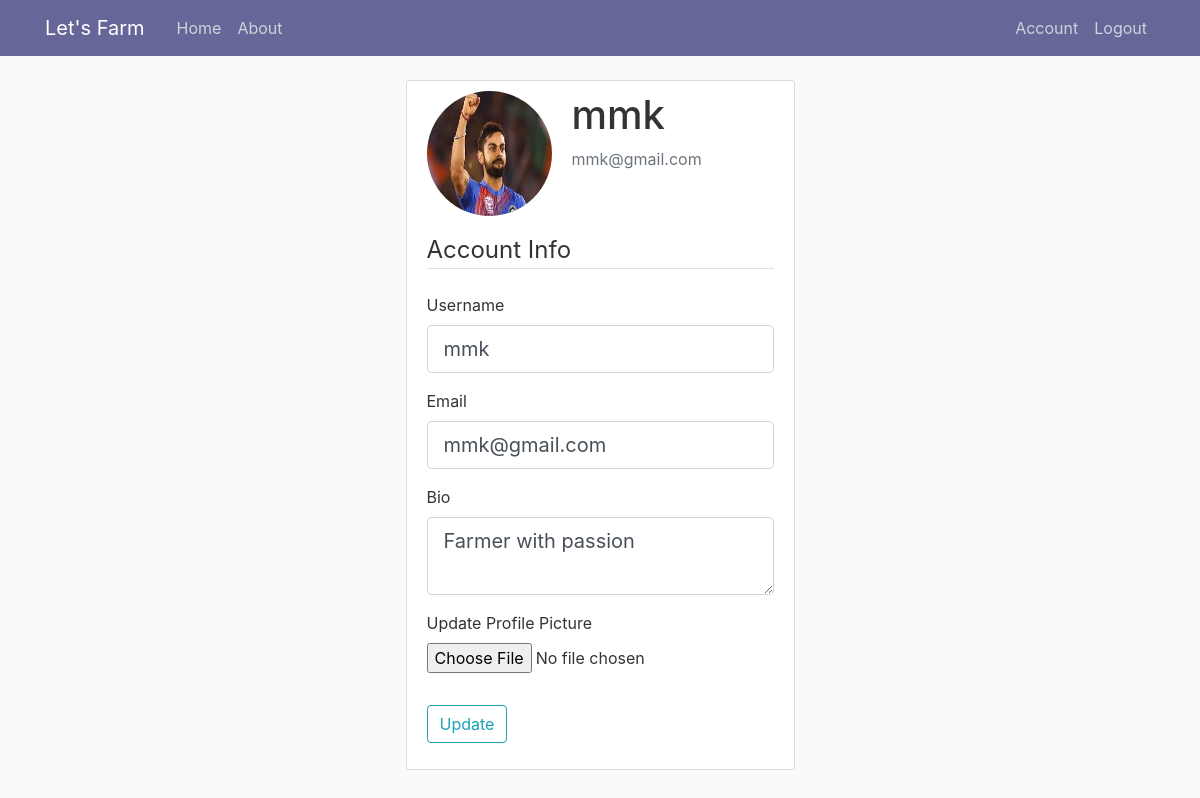
Page /account (signed in) on the committed database.
### community/models.py (models this page shows, shortened)
class User(db.Model, UserMixin):
	id = db.Column(db.Integer, primary_key = True)
	username = db.Column(db.String(20), unique = True, nullable = False)
	email = db.Column(db.String(120), unique = True, nullable = False)
	image_file = db.Column(db.String(20), nullable = False, default = 'default.jpg')
	password = db.Column(db.String(60), nullable = False, unique= False)
	bio = db.Column(db.String(200), nullable = True)
	posts = db.relationship('Post', backref = 'author', lazy = True)
	liked = db.relationship('PostLike', foreign_keys = 'PostLike.user_id', backref='user',lazy = 'dynamic')
	comments = db.relationship('Comment', backref= 'author', lazy = 'dynamic')

### community/routes.py (the view)
@app.route("/account", methods=['GET', 'POST'])
@login_required
def account():
	form = UpdateAccountForm()
	if form.validate_on_submit():
		if form.profile_pic.data:
			picture_file = save_picture(form.profile_pic.data)
			current_user.image_file = picture_file
		current_user.username = form.username.data
		current_user.email = form.email.data
		current_user.bio = form.bio.data
		db.session.commit()
		return redirect(url_for('account'))
	elif request.method == 'GET':
		form.username.data = current_user.username
		form.email.data = current_user.email
		form.bio.data = current_user.bio
	image_file = url_for('static', filename='Profile_pics/' + current_user.image_file)
	return render_template('account.html', title='Account',
						   image_file=image_file, form=form)

### community/forms.py (shortened to what this page needs)
class UpdateAccountForm(FlaskForm):
    username = StringField('Username',
                           validators=[DataRequired(), Length(min=2, max=20)])
    email = StringField('Email',
                        validators=[DataRequired(), Email()])
    bio = TextAreaField('Bio')
    profile_pic = FileField('Update Profile Picture', validators=[FileAllowed(['jpg', 'png','jpeg'])])
    submit = SubmitField('Update')

### community/models.py (called while the page is built)
@login.user_loader
def load_user(usr_id):
	return User.query.get(int(usr_id))

### community/templates/account.html (shortened to what this page needs)
{% extends "layout.html" %}
{% block content %}
<div class="row justify-content-center align-items-center">
     <div class="content-section">
      <div class="media">
        <img class="rounded-circle account-img" src="{{ image_file }}">
        <div class="media-body">
          <h2 class="account-heading">{{ current_user.username }}</h2>
          <p class="text-secondary">{{ current_user.email }}</p>
        </div>
      </div>
        <form method="POST" action="" enctype="multipart/form-data">
            <fieldset class="form-group">
                <legend class="border-bottom mb-4">Account Info</legend>
                <div class="form-group">
                    {{ form.username.label(class="form-control-label") }}
                    {% if form.username.errors %}
                        {{ form.username(class="form-control form-control-lg is-invalid") }}
                        <div class="invalid-feedback">
                            {% for error in form.username.errors %}
                                <span>{{ error }}</span>
                            {% endfor %}
                        </div>
                    {% else %}
                        {{ form.username(class="form-control form-control-lg") }}
                    {% endif %}
                </div>
                <div class="form-group">
                    {{ form.email.label(class="form-control-label") }}
                    {% if form.email.errors %}
                        {{ form.email(class="form-control form-control-lg is-invalid") }}
                        <div class="invalid-feedback">
                            {% for error in form.email.errors %}
                                <span>{{ error }}</span>
                            {% endfor %}
                        </div>
                    {% else %}
                        {{ form.email(class="form-control form-control-lg") }}
                    {% endif %}
                </div>
                <div class="form-group" rows = 3>
                    {{ form.bio.label(class="form-control-label") }}
                    {{ form.bio(class="form-control form-control-lg") }}
                </div>
                <div class="form-group">
                    {{ form.profile_pic.label() }}
                    {{ form.profile_pic(class="form-control-file") }}
                </div>
            </fieldset>
            <div class="form-group">
                {{ form.submit(class="btn btn-outline-info") }}
            </div>
        </form>
    </div>
</div>
{% endblock content %}

### community/static/main.css (style rules this page uses)
body { background: #fafafa; color: #333333; margin-top: 5rem; }
.content-section { background: #ffffff; padding: 10px 20px; border: 1px solid #dddddd; border-radius: 3px; margin-bottom: 20px; }
.account-img { height: 125px; width: 125px; margin-right: 20px; margin-bottom: 16px; }
.account-heading { font-size: 2.5rem; }

### rows in the picture
User: username "mmk", email "mmk@gmail.com", bio "Farmer with passion"
